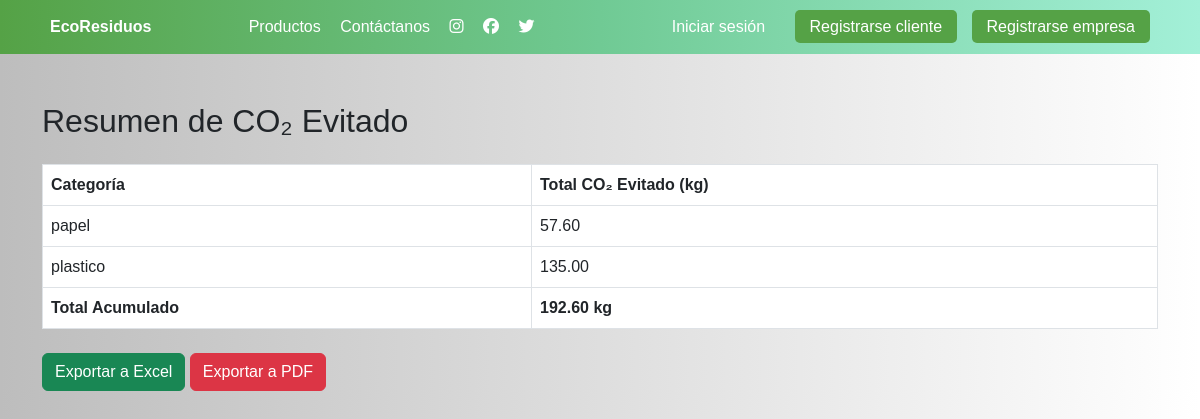
Page /resumen-co2/ on the committed database.
### tareas/models.py (models this page shows, shortened)
class CategoriaResiduo(models.Model):
    nombre = models.CharField(max_length=100)
    factor_co2 = models.FloatField(help_text="kg CO₂e evitado por kg de residuo")

### tareas/views.py (the view)
# urls.py: path('resumen-co2/', resumen_co2, name='resumen_co2'),
def resumen_co2(request):
    registros = RegistroResiduo.objects.select_related('categoria')
    co2_por_categoria = registros.values('categoria__nombre').annotate(
        total_co2=Sum(
            ExpressionWrapper(
                F('cantidad_kg') * F('categoria__factor_co2'),
                output_field=FloatField()
            )
        )
    )
    total_co2 = sum(cat['total_co2'] for cat in co2_por_categoria)
    return render(request, 'resumen_co2.html', {
        'co2_por_categoria': co2_por_categoria,
        'total_co2': total_co2
    })

### tareas/templates/resumen_co2.html
{% extends "base.html" %}
{% block content %}
<div class="container mt-5">
    <h2 class="mb-4">Resumen de CO₂ Evitado</h2>
    <table class="table table-bordered">
        <thead class="thead-dark">
            <tr>
                <th>Categoría</th>
                <th>Total CO₂ Evitado (kg)</th>
            </tr>
        </thead>
        <tbody>
            {% for item in co2_por_categoria %}
                <tr>
                    <td>{{ item.categoria__nombre }}</td>
                    <td>{{ item.total_co2|floatformat:2 }}</td>
                </tr>
            {% empty %}
                <tr>
                    <td colspan="2">No hay registros aún.</td>
                </tr>
            {% endfor %}
        </tbody>
        <tfoot>
            <tr>
                <th>Total Acumulado</th>
                <th>{{ total_co2|floatformat:2 }} kg</th>
            </tr>
        </tfoot>
    </table>
    <div class="mt-4">
        <a href="{% url 'exportar_excel' %}" class="btn btn-success">Exportar a Excel</a>
        <a href="{% url 'exportar_pdf' %}" class="btn btn-danger">Exportar a PDF</a>
    </div>
</div>
{% endblock %}

### tareas/templates/base.html (style rules this page uses)
body { background: -webkit-linear-gradient(90deg, #bdbdbd,#dedede,#ffffff); background: linear-gradient(90deg, #bdbdbd,#dedede,#ffffff); font-family: Arial, sans-serif; margin: 0; padding: 0; }

### rows in the picture
CategoriaResiduo: categoria__nombre "papel", total_co2 "57.60"
CategoriaResiduo: categoria__nombre "plastico", total_co2 "135.00"

### other values in the picture
{{ total_co2|floatformat:2 }} "192.60"
